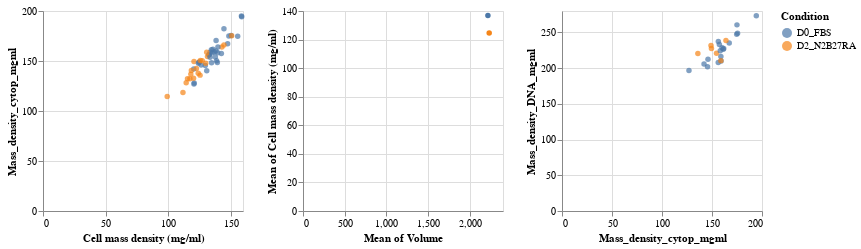

The code cell stored with this chart in its notebook:
### Code cell
SCATTER_MassDensity = alt.Chart(df_all, width = 200, height = 200).mark_circle().encode(
    x = alt.X('Cell mass density (mg/ml)'),
    y = alt.Y('Mass_density_cytop_mgml'),
    color = "Condition"
)

SCATTER_CytopDNA = alt.Chart(df_all, width = 200, height = 200).mark_circle().encode(
    y = alt.Y('Mass_density_DNA_mgml'),
    x = alt.X('Mass_density_cytop_mgml'),
    color = "Condition"
)

SCATTER_MassDensity_CV = alt.Chart(df_all, width = 200, height = 200).mark_circle().encode(
    y = alt.X('mean(Cell mass density (mg/ml))'),
    x = alt.Y('mean(Volume)'),
    color = "Condition"
)

SCATTER_MassDensity | SCATTER_MassDensity_CV | SCATTER_CytopDNA

### Figure 1 — Vega-Lite specification as saved in the notebook (floating-point values rounded to 4 significant figures)
{"config": {"view": {"continuousWidth": 400, "continuousHeight": 300}}, "hconcat": [{"mark": "circle", "encoding": {"color": {"type": "nominal", "field": "Condition"}, "x": {"type": "quantitative", "field": "Cell mass density (mg/ml)"}, "y": {"type": "quantitative", "field": "Mass_density_cytop_mgml"}}, "height": 200, "width": 200}, {"mark": "circle", "encoding": {"color": {"type": "nominal", "field": "Condition"}, "x": {"type": "quantitative", "aggregate": "mean", "field": "Volume"}, "y": {"type": "quantitative", "aggregate": "mean", "field": "Cell mass density (mg/ml)"}}, "height": 200, "width": 200}, {"mark": "circle", "encoding": {"color": {"type": "nominal", "field": "Condition"}, "x": {"type": "quantitative", "field": "Mass_density_cytop_mgml"}, "y": {"type": "quantitative", "field": "Mass_density_DNA_mgml"}}, "height": 200, "width": 200}], "data": {"name": "data-273aaa2bcab712fc44f9fe5de064da6b"}, "$schema": "https://vega.github.io/schema/vega-lite/v4.8.1.json", "datasets": {"data-273aaa2bcab712fc44f9fe5de064da6b": [{"Unnamed: 0": 0, "Cell_ID": "Tomogram_sample001", "RI_average": 13670.0, "Condition": "D0_FBS", "Dataset": 20220714, "Mass_density_cytop_mgml": 158.9, "RI_average_DNA": 13780.0, "Mass_density_DNA_mgml": 216.2, "DNA_cytop_Density_Ratio": 1.361, " _x": 1.0, "Label_x": 65540.0, "Volume": 2202.0, "SurfaceArea": 841.2, "Sphericity": 0.921, " _y": 1.0, "Label_y": "Binary:DUP_Raws", "Value": 1.0, "Average": 13620.0, "StandardDeviation": 87.31, "Minimum": 13340.0, "Maximum": 14310.0, "IntegratedDensity": 8723000000.0, "Channel": 1.0, "Frame": 1.0, "Unnamed: 0.1": null, "Cell mass density (mg/ml)": 133.6, "Dry_mass": 294.2}, {"Unnamed: 0": 1, "Cell_ID": "Tomogram_sample005", "RI_average": 13650.0, "Condition": "D0_FBS", "Dataset": 20220714, "Mass_density_cytop_mgml": 145.5, "RI_average_DNA": 13750.0, "Mass_density_DNA_mgml": 201.8, "DNA_cytop_Density_Ratio": 1.387, " _x": 1.0, "Label_x": 65540.0, "Volume": 2038.0, "SurfaceArea": 787.0, "Sphericity": 0.964, " _y": 1.0, "Label_y": "Binary:DUP_Raws", "Value": 1.0, "Average": 13620.0, "StandardDeviation": 86.65, "Minimum": 13330.0, "Maximum": 14130.0, "IntegratedDensity": 8070000000.0, "Channel": 1.0, "Frame": 1.0, "Unnamed: 0.1": null, "Cell mass density (mg/ml)": 129.8, "Dry_mass": 264.6}, {"Unnamed: 0": 3, "Cell_ID": "Tomogram_sample007", "RI_average": 13670.0, "Condition": "D0_FBS", "Dataset": 20220714, "Mass_density_cytop_mgml": 156.3, "RI_average_DNA": 13820.0, "Mass_density_DNA_mgml": 237.2, "DNA_cytop_Density_Ratio": 1.517, " _x": 1.0, "Label_x": 65540.0, "Volume": 2187.0, "SurfaceArea": 821.6, "Sphericity": 0.976, " _y": 1.0, "Label_y": "Binary:DUP_Raws", "Value": 1.0, "Average": 13620.0, "StandardDeviation": 88.64, "Minimum": 13340.0, "Maximum": 14060.0, "IntegratedDensity": 8665000000.0, "Channel": 1.0, "Frame": 1.0, "Unnamed: 0.1": null, "Cell mass density (mg/ml)": 132.6, "Dry_mass": 290.1}, {"Unnamed: 0": 4, "Cell_ID": "Tomogram_sample008", "RI_average": 13690.0, "Condition": "D0_FBS", "Dataset": 20220714, "Mass_density_cytop_mgml": 167.2, "RI_average_DNA": 13820.0, "Mass_density_DNA_mgml": 235.3, "DNA_cytop_Density_Ratio": 1.407, " _x": 1.0, "Label_x": 65540.0, "Volume": 2042.0, "SurfaceArea": 792.6, "Sphericity": 0.947, " _y": 1.0, "Label_y": "Binary:DUP_Raws", "Value": 1.0, "Average": 13650.0, "StandardDeviation": 104.3, "Minimum": 13360.0, "Maximum": 14610.0, "IntegratedDensity": 8106000000.0, "Channel": 1.0, "Frame": 1.0, "Unnamed: 0.1": null, "Cell mass density (mg/ml)": 147.7, "Dry_mass": 301.6}, {"Unnamed: 0": 5, "Cell_ID": "Tomogram_sample009", "RI_average": 13670.0, "Condition": "D0_FBS", "Dataset": 20220714, "Mass_density_cytop_mgml": 159.1, "RI_average_DNA": 13770.0, "Mass_density_DNA_mgml": 210.0, "DNA_cytop_Density_Ratio": 1.32, " _x": 1.0, "Label_x": 65540.0, "Volume": 2054.0, "SurfaceArea": 810.0, "Sphericity": 0.898, " _y": 1.0, "Label_y": "Binary:DUP_Raws", "Value": 1.0, "Average": 13630.0, "StandardDeviation": 81.57, "Minimum": 13350.0, "Maximum": 14370.0, "IntegratedDensity": 8142000000.0, "Channel": 1.0, "Frame": 1.0, "Unnamed: 0.1": null, "Cell mass density (mg/ml)": 137.0, "Dry_mass": 281.3}, {"Unnamed: 0": 7, "Cell_ID": "Tomogram_sample011", "RI_average": 13670.0, "Condition": "D0_FBS", "Dataset": 20220714, "Mass_density_cytop_mgml": 156.3, "RI_average_DNA": 13770.0, "Mass_density_DNA_mgml": 208.0, "DNA_cytop_Density_Ratio": 1.331, " _x": 1.0, "Label_x": 65540.0, "Volume": 2167.0, "SurfaceArea": 918.0, "Sphericity": 0.687, " _y": 1.0, "Label_y": "Binary:DUP_Raws", "Value": 1.0, "Average": 13620.0, "StandardDeviation": 69.9, "Minimum": 13340.0, "Maximum": 14100.0, "IntegratedDensity": 8586000000.0, "Channel": 1.0, "Frame": 1.0, "Unnamed: 0.1": null, "Cell mass density (mg/ml)": 133.1, "Dry_mass": 288.4}, {"Unnamed: 0": 12, "Cell_ID": "Tomogram_sample016", "RI_average": 13610.0, "Condition": "D0_FBS", "Dataset": 20220714, "Mass_density_cytop_mgml": 127.0, "RI_average_DNA": 13740.0, "Mass_density_DNA_mgml": 196.6, "DNA_cytop_Density_Ratio": 1.549, " _x": 1.0, "Label_x": 65540.0, "Volume": 2210.0, "SurfaceArea": 827.0, "Sphericity": 0.976, " _y": 1.0, "Label_y": "Binary:DUP_Raws", "Value": 1.0, "Average": 13600.0, "StandardDeviation": 73.65, "Minimum": 13330.0, "Maximum": 14340.0, "IntegratedDensity": 8740000000.0, "Channel": 1.0, "Frame": 1.0, "Unnamed: 0.1": null, "Cell mass density (mg/ml)": 120.8, "Dry_mass": 266.9}, {"Unnamed: 0": 16, "Cell_ID": "Tomogram_sample023", "RI_average": 13650.0, "Condition": "D0_FBS", "Dataset": 20220714, "Mass_density_cytop_mgml": 146.0, "RI_average_DNA": 13770.0, "Mass_density_DNA_mgml": 212.5, "DNA_cytop_Density_Ratio": 1.456, " _x": 1.0, "Label_x": 65540.0, "Volume": 2200.0, "SurfaceArea": 848.2, "Sphericity": 0.897, " _y": 1.0, "Label_y": "Binary:DUP_Raws", "Value": 1.0, "Average": 13610.0, "StandardDeviation": 81.28, "Minimum": 13290.0, "Maximum": 14400.0, "IntegratedDensity": 8708000000.0, "Channel": 1.0, "Frame": 1.0, "Unnamed: 0.1": null, "Cell mass density (mg/ml)": 126.5, "Dry_mass": 278.3}, {"Unnamed: 0": 23, "Cell_ID": "Tomogram_sample009", "RI_average": 13680.0, "Condition": "D2_N2B27RA", "Dataset": 20220714, "Mass_density_cytop_mgml": 164.0, "RI_average_DNA": 13820.0, "Mass_density_DNA_mgml": 238.7, "DNA_cytop_Density_Ratio": 1.456, " _x": 1.0, "Label_x": 65540.0, "Volume": 2142.0, "SurfaceArea": 803.9, "Sphericity": 0.999, " _y": 1.0, "Label_y": "Binary:DUP_Raws", "Value": 1.0, "Average": 13640.0, "StandardDeviation": 88.46, "Minimum": 13350.0, "Maximum": 14230.0, "IntegratedDensity": 8499000000.0, "Channel": 1.0, "Frame": 1.0, "Unnamed: 0.1": null, "Cell mass density (mg/ml)": 143.1, "Dry_mass": 306.6}, {"Unnamed: 0": 27, "Cell_ID": "Tomogram_sample013", "RI_average": 13650.0, "Condition": "D2_N2B27RA", "Dataset": 20220714, "Mass_density_cytop_mgml": 149.5, "RI_average_DNA": 13800.0, "Mass_density_DNA_mgml": 227.6, "DNA_cytop_Density_Ratio": 1.523, " _x": 1.0, "Label_x": 65540.0, "Volume": 2461.0, "SurfaceArea": 998.4, "Sphericity": 0.688, " _y": 1.0, "Label_y": "Binary:DUP_Raws", "Value": 1.0, "Average": 13600.0, "StandardDeviation": 83.28, "Minimum": 13340.0, "Maximum": 14030.0, "IntegratedDensity": 9732000000.0, "Channel": 1.0, "Frame": 1.0, "Unnamed: 0.1": null, "Cell mass density (mg/ml)": 120.8, "Dry_mass": 297.3}, {"Unnamed: 0": 28, "Cell_ID": "Tomogram_sample014", "RI_average": 13660.0, "Condition": "D2_N2B27RA", "Dataset": 20220714, "Mass_density_cytop_mgml": 154.5, "RI_average_DNA": 13790.0, "Mass_density_DNA_mgml": 220.9, "DNA_cytop_Density_Ratio": 1.429, " _x": 1.0, "Label_x": 65540.0, "Volume": 2112.0, "SurfaceArea": 826.4, "Sphericity": 0.894, " _y": 1.0, "Label_y": "Binary:DUP_Raws", "Value": 1.0, "Average": 13620.0, "StandardDeviation": 85.06, "Minimum": 13350.0, "Maximum": 14120.0, "IntegratedDensity": 8365000000.0, "Channel": 1.0, "Frame": 1.0, "Unnamed: 0.1": null, "Cell mass density (mg/ml)": 131.6, "Dry_mass": 277.9}, {"Unnamed: 0": 37, "Cell_ID": "Tomogram_sample002", "RI_average": 13670.0, "Condition": "D0_FBS", "Dataset": 20220801, "Mass_density_cytop_mgml": 160.1, "RI_average_DNA": 13800.0, "Mass_density_DNA_mgml": 228.4, "DNA_cytop_Density_Ratio": 1.427, " _x": 1.0, "Label_x": 65540.0, "Volume": 2075.0, "SurfaceArea": 799.4, "Sphericity": 0.953, " _y": 1.0, "Label_y": "Binary:DUP_Raws", "Value": 1.0, "Average": 13630.0, "StandardDeviation": 87.3, "Minimum": 13350.0, "Maximum": 14520.0, "IntegratedDensity": 8227000000.0, "Channel": 1.0, "Frame": 1.0, "Unnamed: 0.1": null, "Cell mass density (mg/ml)": 138.4, "Dry_mass": 287.2}, {"Unnamed: 0": 38, "Cell_ID": "Tomogram_sample003", "RI_average": 13670.0, "Condition": "D0_FBS", "Dataset": 20220801, "Mass_density_cytop_mgml": 158.3, "RI_average_DNA": 13800.0, "Mass_density_DNA_mgml": 224.2, "DNA_cytop_Density_Ratio": 1.417, " _x": 1.0, "Label_x": 65540.0, "Volume": 2077.0, "SurfaceArea": 865.1, "Sphericity": 0.754, " _y": 1.0, "Label_y": "Binary:DUP_Raws", "Value": 1.0, "Average": 13630.0, "StandardDeviation": 84.09, "Minimum": 13290.0, "Maximum": 14660.0, "IntegratedDensity": 8233000000.0, "Channel": 1.0, "Frame": 1.0, "Unnamed: 0.1": null, "Cell mass density (mg/ml)": 135.3, "Dry_mass": 281.1}, {"Unnamed: 0": 43, "Cell_ID": "Tomogram_sample008", "RI_average": 13640.0, "Condition": "D0_FBS", "Dataset": 20220801, "Mass_density_cytop_mgml": 142.0, "RI_average_DNA": 13760.0, "Mass_density_DNA_mgml": 205.8, "DNA_cytop_Density_Ratio": 1.449, " _x": 1.0, "Label_x": 65540.0, "Volume": 2132.0, "SurfaceArea": 985.0, "Sphericity": 0.538, " _y": 1.0, "Label_y": "Binary:DUP_Raws", "Value": 1.0, "Average": 13600.0, "StandardDeviation": 75.36, "Minimum": 13320.0, "Maximum": 14260.0, "IntegratedDensity": 8434000000.0, "Channel": 1.0, "Frame": 1.0, "Unnamed: 0.1": null, "Cell mass density (mg/ml)": 120.6, "Dry_mass": 257.2}, {"Unnamed: 0": 44, "Cell_ID": "Tomogram_sample009", "RI_average": 13700.0, "Condition": "D0_FBS", "Dataset": 20220801, "Mass_density_cytop_mgml": 175.6, "RI_average_DNA": 13840.0, "Mass_density_DNA_mgml": 248.9, "DNA_cytop_Density_Ratio": 1.418, " _x": 1.0, "Label_x": 65540.0, "Volume": 2447.0, "SurfaceArea": 889.7, "Sphericity": 0.961, " _y": 1.0, "Label_y": "Binary:DUP_Raws", "Value": 1.0, "Average": 13660.0, "StandardDeviation": 106.5, "Minimum": 13350.0, "Maximum": 14540.0, "IntegratedDensity": 9717000000.0, "Channel": 1.0, "Frame": 1.0, "Unnamed: 0.1": null, "Cell mass density (mg/ml)": 150.5, "Dry_mass": 368.3}, {"Unnamed: 0": 45, "Cell_ID": "Tomogram_sample010", "RI_average": 13670.0, "Condition": "D0_FBS", "Dataset": 20220801, "Mass_density_cytop_mgml": 157.4, "RI_average_DNA": 13810.0, "Mass_density_DNA_mgml": 233.1, "DNA_cytop_Density_Ratio": 1.481, " _x": 1.0, "Label_x": 65540.0, "Volume": 2215.0, "SurfaceArea": 859.8, "Sphericity": 0.873, " _y": 1.0, "Label_y": "Binary:DUP_Raws", "Value": 1.0, "Average": 13640.0, "StandardDeviation": 82.39, "Minimum": 13350.0, "Maximum": 14200.0, "IntegratedDensity": 8788000000.0, "Channel": 1.0, "Frame": 1.0, "Unnamed: 0.1": null, "Cell mass density (mg/ml)": 142.7, "Dry_mass": 316.1}, {"Unnamed: 0": 47, "Cell_ID": "Tomogram_sample012", "RI_average": 13680.0, "Condition": "D0_FBS", "Dataset": 20220801, "Mass_density_cytop_mgml": 161.3, "RI_average_DNA": 13800.0, "Mass_density_DNA_mgml": 226.5, "DNA_cytop_Density_Ratio": 1.404, " _x": 1.0, "Label_x": 65540.0, "Volume": 2305.0, "SurfaceArea": 949.6, "Sphericity": 0.702, " _y": 1.0, "Label_y": "Binary:DUP_Raws", "Value": 1.0, "Average": 13630.0, "StandardDeviation": 84.18, "Minimum": 13350.0, "Maximum": 14230.0, "IntegratedDensity": 9134000000.0, "Channel": 1.0, "Frame": 1.0, "Unnamed: 0.1": null, "Cell mass density (mg/ml)": 134.7, "Dry_mass": 310.5}, {"Unnamed: 0": 50, "Cell_ID": "Tomogram_sample015", "RI_average": 13700.0, "Condition": "D0_FBS", "Dataset": 20220801, "Mass_density_cytop_mgml": 174.7, "RI_average_DNA": 13840.0, "Mass_density_DNA_mgml": 247.5, "DNA_cytop_Density_Ratio": 1.417, " _x": 1.0, "Label_x": 65540.0, "Volume": 2442.0, "SurfaceArea": 889.0, "Sphericity": 0.96, " _y": 1.0, "Label_y": "Binary:DUP_Raws", "Value": 1.0, "Average": 13670.0, "StandardDeviation": 86.0, "Minimum": 13340.0, "Maximum": 14350.0, "IntegratedDensity": 9706000000.0, "Channel": 1.0, "Frame": 1.0, "Unnamed: 0.1": null, "Cell mass density (mg/ml)": 155.8, "Dry_mass": 380.4}, {"Unnamed: 0": 51, "Cell_ID": "Tomogram_sample017", "RI_average": 13680.0, "Condition": "D0_FBS", "Dataset": 20220801, "Mass_density_cytop_mgml": 164.0, "RI_average_DNA": null, "Mass_density_DNA_mgml": null, "DNA_cytop_Density_Ratio": null, " _x": 1.0, "Label_x": 65540.0, "Volume": 2016.0, "SurfaceArea": 786.4, "Sphericity": 0.945, " _y": 1.0, "Label_y": "Binary:DUP_Raws", "Value": 1.0, "Average": 13640.0, "StandardDeviation": 84.78, "Minimum": 13340.0, "Maximum": 14320.0, "IntegratedDensity": 7993000000.0, "Channel": 1.0, "Frame": 1.0, "Unnamed: 0.1": null, "Cell mass density (mg/ml)": 139.9, "Dry_mass": 282.1}, {"Unnamed: 0": 52, "Cell_ID": "Tomogram_sample018", "RI_average": 13680.0, "Condition": "D0_FBS", "Dataset": 20220801, "Mass_density_cytop_mgml": 161.7, "RI_average_DNA": 13800.0, "Mass_density_DNA_mgml": 227.5, "DNA_cytop_Density_Ratio": 1.407, " _x": 1.0, "Label_x": 65540.0, "Volume": 2431.0, "SurfaceArea": 885.4, "Sphericity": 0.963, " _y": 1.0, "Label_y": "Binary:DUP_Raws", "Value": 1.0, "Average": 13630.0, "StandardDeviation": 83.5, "Minimum": 13340.0, "Maximum": 14130.0, "IntegratedDensity": 9636000000.0, "Channel": 1.0, "Frame": 1.0, "Unnamed: 0.1": null, "Cell mass density (mg/ml)": 136.0, "Dry_mass": 330.6}, {"Unnamed: 0": 54, "Cell_ID": "Tomogram_sample020", "RI_average": 13740.0, "Condition": "D0_FBS", "Dataset": 20220801, "Mass_density_cytop_mgml": 194.3, "RI_average_DNA": 13890.0, "Mass_density_DNA_mgml": 273.5, "DNA_cytop_Density_Ratio": 1.407, " _x": 1.0, "Label_x": 65540.0, "Volume": 2499.0, "SurfaceArea": 921.5, "Sphericity": 0.903, " _y": 1.0, "Label_y": "Binary:DUP_Raws", "Value": 1.0, "Average": 13670.0, "StandardDeviation": 106.9, "Minimum": 13340.0, "Maximum": 14120.0, "IntegratedDensity": 9937000000.0, "Channel": 1.0, "Frame": 1.0, "Unnamed: 0.1": null, "Cell mass density (mg/ml)": 158.9, "Dry_mass": 397.2}, {"Unnamed: 0": 56, "Cell_ID": "Tomogram_sample022", "RI_average": 13700.0, "Condition": "D0_FBS", "Dataset": 20220801, "Mass_density_cytop_mgml": 175.0, "RI_average_DNA": 13870.0, "Mass_density_DNA_mgml": 260.6, "DNA_cytop_Density_Ratio": 1.489, " _x": 1.0, "Label_x": 65540.0, "Volume": 2122.0, "SurfaceArea": 834.0, "Sphericity": 0.878, " _y": 1.0, "Label_y": "Binary:DUP_Raws", "Value": 1.0, "Average": 13650.0, "StandardDeviation": 106.2, "Minimum": 13350.0, "Maximum": 14370.0, "IntegratedDensity": 8426000000.0, "Channel": 1.0, "Frame": 1.0, "Unnamed: 0.1": null, "Cell mass density (mg/ml)": 148.7, "Dry_mass": 315.5}, {"Unnamed: 0": 71, "Cell_ID": "Tomogram_sample014", "RI_average": 13630.0, "Condition": "D2_N2B27RA", "Dataset": 20220801, "Mass_density_cytop_mgml": 135.9, "RI_average_DNA": 13790.0, "Mass_density_DNA_mgml": 220.5, "DNA_cytop_Density_Ratio": 1.623, " _x": 1.0, "Label_x": 65540.0, "Volume": 2222.0, "SurfaceArea": 828.4, "Sphericity": 0.982, " _y": 1.0, "Label_y": "Binary:DUP_Raws", "Value": 1.0, "Average": 13610.0, "StandardDeviation": 83.95, "Minimum": 13340.0, "Maximum": 13890.0, "IntegratedDensity": 8792000000.0, "Channel": 1.0, "Frame": 1.0, "Unnamed: 0.1": null, "Cell mass density (mg/ml)": 125.6, "Dry_mass": 279.1}, {"Unnamed: 0": 75, "Cell_ID": "Tomogram_sample018", "RI_average": 13650.0, "Condition": "D2_N2B27RA", "Dataset": 20220801, "Mass_density_cytop_mgml": 149.0, "RI_average_DNA": 13810.0, "Mass_density_DNA_mgml": 231.8, "DNA_cytop_Density_Ratio": 1.556, " _x": 1.0, "Label_x": 65540.0, "Volume": 2301.0, "SurfaceArea": 869.3, "Sphericity": 0.912, " _y": 1.0, "Label_y": "Binary:DUP_Raws", "Value": 1.0, "Average": 13610.0, "StandardDeviation": 93.44, "Minimum": 13330.0, "Maximum": 14210.0, "IntegratedDensity": 9107000000.0, "Channel": 1.0, "Frame": 1.0, "Unnamed: 0.1": null, "Cell mass density (mg/ml)": 125.1, "Dry_mass": 287.9}, {"Unnamed: 0": 79, "Cell_ID": "Tomogram_sample023", "RI_average": 13670.0, "Condition": "D2_N2B27RA", "Dataset": 20220801, "Mass_density_cytop_mgml": 158.9, "RI_average_DNA": 13770.0, "Mass_density_DNA_mgml": 210.5, "DNA_cytop_Density_Ratio": 1.325, " _x": 1.0, "Label_x": 65540.0, "Volume": 2307.0, "SurfaceArea": 841.0, "Sphericity": 1.012, " _y": 1.0, "Label_y": "Binary:DUP_Raws", "Value": 1.0, "Average": 13620.0, "StandardDeviation": 99.57, "Minimum": 13330.0, "Maximum": 14060.0, "IntegratedDensity": 9136000000.0, "Channel": 1.0, "Frame": 1.0, "Unnamed: 0.1": null, "Cell mass density (mg/ml)": 131.0, "Dry_mass": 302.1}, {"Unnamed: 0": 81, "Cell_ID": "Tomogram_sample001", "RI_average": 13740.0, "Condition": "D0_FBS", "Dataset": 20221121, "Mass_density_cytop_mgml": 194.9, "RI_average_DNA": null, "Mass_density_DNA_mgml": null, "DNA_cytop_Density_Ratio": null, " _x": 1.0, "Label_x": 65540.0, "Volume": 2015.0, "SurfaceArea": 769.4, "Sphericity": 1.008, " _y": 1.0, "Label_y": "Binary:DUP_Raws", "Value": 1.0, "Average": 13670.0, "StandardDeviation": 107.4, "Minimum": 13340.0, "Maximum": 14240.0, "IntegratedDensity": 8011000000.0, "Channel": 1.0, "Frame": 1.0, "Unnamed: 0.1": null, "Cell mass density (mg/ml)": 158.8, "Dry_mass": 319.9}, {"Unnamed: 0": 82, "Cell_ID": "Tomogram_sample002", "RI_average": 13650.0, "Condition": "D0_FBS", "Dataset": 20221121, "Mass_density_cytop_mgml": 148.3, "RI_average_DNA": null, "Mass_density_DNA_mgml": null, "DNA_cytop_Density_Ratio": null, " _x": 1.0, "Label_x": 65540.0, "Volume": 2486.0, "SurfaceArea": 919.7, "Sphericity": 0.898, " _y": 1.0, "Label_y": "Binary:DUP_Raws", "Value": 1.0, "Average": 13630.0, "StandardDeviation": 89.54, "Minimum": 13310.0, "Maximum": 14350.0, "IntegratedDensity": 9850000000.0, "Channel": 1.0, "Frame": 1.0, "Unnamed: 0.1": null, "Cell mass density (mg/ml)": 134.9, "Dry_mass": 335.2}, {"Unnamed: 0": 83, "Cell_ID": "Tomogram_sample003", "RI_average": 13660.0, "Condition": "D0_FBS", "Dataset": 20221121, "Mass_density_cytop_mgml": 154.1, "RI_average_DNA": null, "Mass_density_DNA_mgml": null, "DNA_cytop_Density_Ratio": null, " _x": 1.0, "Label_x": 65540.0, "Volume": 2005.0, "SurfaceArea": 795.6, "Sphericity": 0.903, " _y": 1.0, "Label_y": "Binary:DUP_Raws", "Value": 1.0, "Average": 13630.0, "StandardDeviation": 90.85, "Minimum": 13350.0, "Maximum": 14130.0, "IntegratedDensity": 7948000000.0, "Channel": 1.0, "Frame": 1.0, "Unnamed: 0.1": null, "Cell mass density (mg/ml)": 137.9, "Dry_mass": 276.4}, {"Unnamed: 0": 85, "Cell_ID": "Tomogram_sample007", "RI_average": 13650.0, "Condition": "D0_FBS", "Dataset": 20221121, "Mass_density_cytop_mgml": 148.4, "RI_average_DNA": null, "Mass_density_DNA_mgml": null, "DNA_cytop_Density_Ratio": null, " _x": 1.0, "Label_x": 65540.0, "Volume": 2187.0, "SurfaceArea": 845.0, "Sphericity": 0.897, " _y": 1.0, "Label_y": "Binary:DUP_Raws", "Value": 1.0, "Average": 13630.0, "StandardDeviation": 85.13, "Minimum": 13360.0, "Maximum": 14170.0, "IntegratedDensity": 8673000000.0, "Channel": 1.0, "Frame": 1.0, "Unnamed: 0.1": null, "Cell mass density (mg/ml)": 139.5, "Dry_mass": 305.0}, {"Unnamed: 0": 86, "Cell_ID": "Tomogram_sample008", "RI_average": 13670.0, "Condition": "D0_FBS", "Dataset": 20221121, "Mass_density_cytop_mgml": 158.2, "RI_average_DNA": null, "Mass_density_DNA_mgml": null, "DNA_cytop_Density_Ratio": null, " _x": 1.0, "Label_x": 65540.0, "Volume": 2273.0, "SurfaceArea": 936.3, "Sphericity": 0.712, " _y": 1.0, "Label_y": "Binary:DUP_Raws", "Value": 1.0, "Average": 13640.0, "StandardDeviation": 80.67, "Minimum": 13360.0, "Maximum": 14370.0, "IntegratedDensity": 9013000000.0, "Channel": 1.0, "Frame": 1.0, "Unnamed: 0.1": null, "Cell mass density (mg/ml)": 139.8, "Dry_mass": 317.6}, {"Unnamed: 0": 89, "Cell_ID": "Tomogram_sample010", "RI_average": 13650.0, "Condition": "D0_FBS", "Dataset": 20221121, "Mass_density_cytop_mgml": 148.7, "RI_average_DNA": null, "Mass_density_DNA_mgml": null, "DNA_cytop_Density_Ratio": null, " _x": 1.0, "Label_x": 65540.0, "Volume": 2498.0, "SurfaceArea": 962.2, "Sphericity": 0.792, " _y": 1.0, "Label_y": "Binary:DUP_Raws", "Value": 1.0, "Average": 13610.0, "StandardDeviation": 86.38, "Minimum": 13330.0, "Maximum": 14240.0, "IntegratedDensity": 9886000000.0, "Channel": 1.0, "Frame": 1.0, "Unnamed: 0.1": null, "Cell mass density (mg/ml)": 124.8, "Dry_mass": 311.9}, {"Unnamed: 0": 90, "Cell_ID": "Tomogram_sample011", "RI_average": 13660.0, "Condition": "D0_FBS", "Dataset": 20221121, "Mass_density_cytop_mgml": 150.3, "RI_average_DNA": null, "Mass_density_DNA_mgml": null, "DNA_cytop_Density_Ratio": null, " _x": 1.0, "Label_x": 65540.0, "Volume": 2479.0, "SurfaceArea": 959.9, "Sphericity": 0.786, " _y": 1.0, "Label_y": "Binary:DUP_Raws", "Value": 1.0, "Average": 13630.0, "StandardDeviation": 94.24, "Minimum": 13340.0, "Maximum": 14180.0, "IntegratedDensity": 9829000000.0, "Channel": 1.0, "Frame": 1.0, "Unnamed: 0.1": null, "Cell mass density (mg/ml)": 138.9, "Dry_mass": 344.2}, {"Unnamed: 0": 91, "Cell_ID": "Tomogram_sample012", "RI_average": 13640.0, "Condition": "D0_FBS", "Dataset": 20221121, "Mass_density_cytop_mgml": 140.3, "RI_average_DNA": null, "Mass_density_DNA_mgml": null, "DNA_cytop_Density_Ratio": null, " _x": 1.0, "Label_x": 65540.0, "Volume": 2038.0, "SurfaceArea": 790.9, "Sphericity": 0.95, " _y": 1.0, "Label_y": "Binary:DUP_Raws", "Value": 1.0, "Average": 13620.0, "StandardDeviation": 88.93, "Minimum": 13320.0, "Maximum": 14520.0, "IntegratedDensity": 8073000000.0, "Channel": 1.0, "Frame": 1.0, "Unnamed: 0.1": null, "Cell mass density (mg/ml)": 131.0, "Dry_mass": 267.0}, {"Unnamed: 0": 92, "Cell_ID": "Tomogram_sample013", "RI_average": 13660.0, "Condition": "D0_FBS", "Dataset": 20221121, "Mass_density_cytop_mgml": 153.8, "RI_average_DNA": null, "Mass_density_DNA_mgml": null, "DNA_cytop_Density_Ratio": null, " _x": 1.0, "Label_x": 65540.0, "Volume": 2296.0, "SurfaceArea": 898.1, "Sphericity": 0.823, " _y": 1.0, "Label_y": "Binary:DUP_Raws", "Value": 1.0, "Average": 13620.0, "StandardDeviation": 88.89, "Minimum": 13340.0, "Maximum": 14340.0, "IntegratedDensity": 9097000000.0, "Channel": 1.0, "Frame": 1.0, "Unnamed: 0.1": null, "Cell mass density (mg/ml)": 133.7, "Dry_mass": 307.0}, {"Unnamed: 0": 94, "Cell_ID": "Tomogram_sample017", "RI_average": 13720.0, "Condition": "D0_FBS", "Dataset": 20221121, "Mass_density_cytop_mgml": 182.3, "RI_average_DNA": null, "Mass_density_DNA_mgml": null, "DNA_cytop_Density_Ratio": null, " _x": 1.0, "Label_x": 65540.0, "Volume": 2364.0, "SurfaceArea": 909.0, "Sphericity": 0.841, " _y": 1.0, "Label_y": "Binary:DUP_Raws", "Value": 1.0, "Average": 13650.0, "StandardDeviation": 105.4, "Minimum": 13330.0, "Maximum": 14330.0, "IntegratedDensity": 9380000000.0, "Channel": 1.0, "Frame": 1.0, "Unnamed: 0.1": null, "Cell mass density (mg/ml)": 144.8, "Dry_mass": 342.2}, {"Unnamed: 0": 95, "Cell_ID": "Tomogram_sample018", "RI_average": 13650.0, "Condition": "D0_FBS", "Dataset": 20221121, "Mass_density_cytop_mgml": 147.8, "RI_average_DNA": null, "Mass_density_DNA_mgml": null, "DNA_cytop_Density_Ratio": null, " _x": 1.0, "Label_x": 65540.0, "Volume": 2241.0, "SurfaceArea": 902.5, "Sphericity": 0.772, " _y": 1.0, "Label_y": "Binary:DUP_Raws", "Value": 1.0, "Average": 13610.0, "StandardDeviation": 87.84, "Minimum": 13340.0, "Maximum": 13940.0, "IntegratedDensity": 8866000000.0, "Channel": 1.0, "Frame": 1.0, "Unnamed: 0.1": null, "Cell mass density (mg/ml)": 124.3, "Dry_mass": 278.6}, {"Unnamed: 0": 96, "Cell_ID": "Tomogram_sample019", "RI_average": 13690.0, "Condition": "D0_FBS", "Dataset": 20221121, "Mass_density_cytop_mgml": 170.6, "RI_average_DNA": null, "Mass_density_DNA_mgml": null, "DNA_cytop_Density_Ratio": null, " _x": 1.0, "Label_x": 65540.0, "Volume": 2396.0, "SurfaceArea": 876.5, "Sphericity": 0.964, " _y": 1.0, "Label_y": "Binary:DUP_Raws", "Value": 1.0, "Average": 13630.0, "StandardDeviation": 106.7, "Minimum": 13320.0, "Maximum": 14400.0, "IntegratedDensity": 9502000000.0, "Channel": 1.0, "Frame": 1.0, "Unnamed: 0.1": null, "Cell mass density (mg/ml)": 138.5, "Dry_mass": 331.9}, {"Unnamed: 0": 97, "Cell_ID": "Tomogram_sample020", "RI_average": 13610.0, "Condition": "D0_FBS", "Dataset": 20221121, "Mass_density_cytop_mgml": 128.1, "RI_average_DNA": null, "Mass_density_DNA_mgml": null, "DNA_cytop_Density_Ratio": null, " _x": 1.0, "Label_x": 65540.0, "Volume": 2071.0, "SurfaceArea": 798.9, "Sphericity": 0.951, " _y": 1.0, "Label_y": "Binary:DUP_Raws", "Value": 1.0, "Average": 13600.0, "StandardDeviation": 77.27, "Minimum": 13360.0, "Maximum": 14340.0, "IntegratedDensity": 8191000000.0, "Channel": 1.0, "Frame": 1.0, "Unnamed: 0.1": null, "Cell mass density (mg/ml)": 120.9, "Dry_mass": 250.5}, {"Unnamed: 0": 101, "Cell_ID": "Tomogram_sample003", "RI_average": 13630.0, "Condition": "D2_N2B27RA", "Dataset": 20221121, "Mass_density_cytop_mgml": 137.7, "RI_average_DNA": null, "Mass_density_DNA_mgml": null, "DNA_cytop_Density_Ratio": null, " _x": 1.0, "Label_x": 65540.0, "Volume": 2297.0, "SurfaceArea": 848.3, "Sphericity": 0.978, " _y": 1.0, "Label_y": "Binary:DUP_Raws", "Value": 1.0, "Average": 13610.0, "StandardDeviation": 83.21, "Minimum": 13350.0, "Maximum": 14000.0, "IntegratedDensity": 9090000000.0, "Channel": 1.0, "Frame": 1.0, "Unnamed: 0.1": null, "Cell mass density (mg/ml)": 124.2, "Dry_mass": 285.3}, {"Unnamed: 0": 103, "Cell_ID": "Tomogram_sample005", "RI_average": 13620.0, "Condition": "D2_N2B27RA", "Dataset": 20221121, "Mass_density_cytop_mgml": 132.2, "RI_average_DNA": null, "Mass_density_DNA_mgml": null, "DNA_cytop_Density_Ratio": null, " _x": 1.0, "Label_x": 65540.0, "Volume": 2239.0, "SurfaceArea": 831.5, "Sphericity": 0.986, " _y": 1.0, "Label_y": "Binary:DUP_Raws", "Value": 1.0, "Average": 13590.0, "StandardDeviation": 92.04, "Minimum": 13340.0, "Maximum": 13930.0, "IntegratedDensity": 8848000000.0, "Channel": 1.0, "Frame": 1.0, "Unnamed: 0.1": null, "Cell mass density (mg/ml)": 115.6, "Dry_mass": 258.8}, {"Unnamed: 0": 104, "Cell_ID": "Tomogram_sample006", "RI_average": 13610.0, "Condition": "D2_N2B27RA", "Dataset": 20221121, "Mass_density_cytop_mgml": 128.3, "RI_average_DNA": null, "Mass_density_DNA_mgml": null, "DNA_cytop_Density_Ratio": null, " _x": 1.0, "Label_x": 65540.0, "Volume": 2374.0, "SurfaceArea": 937.4, "Sphericity": 0.774, " _y": 1.0, "Label_y": "Binary:DUP_Raws", "Value": 1.0, "Average": 13590.0, "StandardDeviation": 75.01, "Minimum": 13340.0, "Maximum": 13910.0, "IntegratedDensity": 9383000000.0, "Channel": 1.0, "Frame": 1.0, "Unnamed: 0.1": null, "Cell mass density (mg/ml)": 114.5, "Dry_mass": 272.0}, {"Unnamed: 0": 106, "Cell_ID": "Tomogram_sample008", "RI_average": 13640.0, "Condition": "D2_N2B27RA", "Dataset": 20221121, "Mass_density_cytop_mgml": 142.6, "RI_average_DNA": null, "Mass_density_DNA_mgml": null, "DNA_cytop_Density_Ratio": null, " _x": 1.0, "Label_x": 65540.0, "Volume": 2147.0, "SurfaceArea": 860.4, "Sphericity": 0.818, " _y": 1.0, "Label_y": "Binary:DUP_Raws", "Value": 1.0, "Average": 13600.0, "StandardDeviation": 81.9, "Minimum": 13360.0, "Maximum": 13930.0, "IntegratedDensity": 8493000000.0, "Channel": 1.0, "Frame": 1.0, "Unnamed: 0.1": null, "Cell mass density (mg/ml)": 122.7, "Dry_mass": 263.5}, {"Unnamed: 0": 109, "Cell_ID": "Tomogram_sample011", "RI_average": 13690.0, "Condition": "D2_N2B27RA", "Dataset": 20221121, "Mass_density_cytop_mgml": 166.1, "RI_average_DNA": null, "Mass_density_DNA_mgml": null, "DNA_cytop_Density_Ratio": null, " _x": 1.0, "Label_x": 65540.0, "Volume": 2105.0, "SurfaceArea": 799.7, "Sphericity": 0.98, " _y": 1.0, "Label_y": "Binary:DUP_Raws", "Value": 1.0, "Average": 13650.0, "StandardDeviation": 91.57, "Minimum": 13350.0, "Maximum": 13990.0, "IntegratedDensity": 8354000000.0, "Channel": 1.0, "Frame": 1.0, "Unnamed: 0.1": null, "Cell mass density (mg/ml)": 144.8, "Dry_mass": 304.7}, {"Unnamed: 0": 111, "Cell_ID": "Tomogram_sample014", "RI_average": 13650.0, "Condition": "D2_N2B27RA", "Dataset": 20221121, "Mass_density_cytop_mgml": 147.8, "RI_average_DNA": null, "Mass_density_DNA_mgml": null, "DNA_cytop_Density_Ratio": null, " _x": 1.0, "Label_x": 65540.0, "Volume": 2495.0, "SurfaceArea": 900.1, "Sphericity": 0.966, " _y": 1.0, "Label_y": "Binary:DUP_Raws", "Value": 1.0, "Average": 13620.0, "StandardDeviation": 83.58, "Minimum": 13350.0, "Maximum": 13920.0, "IntegratedDensity": 9882000000.0, "Channel": 1.0, "Frame": 1.0, "Unnamed: 0.1": null, "Cell mass density (mg/ml)": 130.2, "Dry_mass": 324.8}, {"Unnamed: 0": 112, "Cell_ID": "Tomogram_sample015", "RI_average": 13660.0, "Condition": "D2_N2B27RA", "Dataset": 20221121, "Mass_density_cytop_mgml": 150.4, "RI_average_DNA": null, "Mass_density_DNA_mgml": null, "DNA_cytop_Density_Ratio": null, " _x": 1.0, "Label_x": 65540.0, "Volume": 2396.0, "SurfaceArea": 872.6, "Sphericity": 0.977, " _y": 1.0, "Label_y": "Binary:DUP_Raws", "Value": 1.0, "Average": 13610.0, "StandardDeviation": 94.19, "Minimum": 13350.0, "Maximum": 14470.0, "IntegratedDensity": 9485000000.0, "Channel": 1.0, "Frame": 1.0, "Unnamed: 0.1": null, "Cell mass density (mg/ml)": 127.4, "Dry_mass": 305.3}, {"Unnamed: 0": 113, "Cell_ID": "Tomogram_sample016", "RI_average": 13660.0, "Condition": "D2_N2B27RA", "Dataset": 20221121, "Mass_density_cytop_mgml": 150.4, "RI_average_DNA": null, "Mass_density_DNA_mgml": null, "DNA_cytop_Density_Ratio": null, " _x": 1.0, "Label_x": 65540.0, "Volume": 2088.0, "SurfaceArea": 798.2, "Sphericity": 0.97, " _y": 1.0, "Label_y": "Binary:DUP_Raws", "Value": 1.0, "Average": 13610.0, "StandardDeviation": 84.86, "Minimum": 13360.0, "Maximum": 14160.0, "IntegratedDensity": 8264000000.0, "Channel": 1.0, "Frame": 1.0, "Unnamed: 0.1": null, "Cell mass density (mg/ml)": 125.9, "Dry_mass": 262.8}, {"Unnamed: 0": 115, "Cell_ID": "Tomogram_sample018", "RI_average": 13630.0, "Condition": "D2_N2B27RA", "Dataset": 20221121, "Mass_density_cytop_mgml": 136.9, "RI_average_DNA": null, "Mass_density_DNA_mgml": null, "DNA_cytop_Density_Ratio": null, " _x": 1.0, "Label_x": 65540.0, "Volume": 2107.0, "SurfaceArea": 797.1, "Sphericity": 0.992, " _y": 1.0, "Label_y": "Binary:DUP_Raws", "Value": 1.0, "Average": 13590.0, "StandardDeviation": 80.27, "Minimum": 13360.0, "Maximum": 14100.0, "IntegratedDensity": 8331000000.0, "Channel": 1.0, "Frame": 1.0, "Unnamed: 0.1": null, "Cell mass density (mg/ml)": 118.2, "Dry_mass": 249.2}, {"Unnamed: 0": 117, "Cell_ID": "Tomogram_sample020", "RI_average": 13600.0, "Condition": "D2_N2B27RA", "Dataset": 20221121, "Mass_density_cytop_mgml": 118.5, "RI_average_DNA": null, "Mass_density_DNA_mgml": null, "DNA_cytop_Density_Ratio": null, " _x": 1.0, "Label_x": 65540.0, "Volume": 2214.0, "SurfaceArea": 828.3, "Sphericity": 0.976, " _y": 1.0, "Label_y": "Binary:DUP_Raws", "Value": 1.0, "Average": 13580.0, "StandardDeviation": 76.34, "Minimum": 13360.0, "Maximum": 13830.0, "IntegratedDensity": 8746000000.0, "Channel": 1.0, "Frame": 1.0, "Unnamed: 0.1": null, "Cell mass density (mg/ml)": 112.0, "Dry_mass": 247.9}, {"Unnamed: 0": 118, "Cell_ID": "Tomogram_sample021", "RI_average": 13700.0, "Condition": "D2_N2B27RA", "Dataset": 20221121, "Mass_density_cytop_mgml": 175.3, "RI_average_DNA": null, "Mass_density_DNA_mgml": null, "DNA_cytop_Density_Ratio": null, " _x": 1.0, "Label_x": 65540.0, "Volume": 2159.0, "SurfaceArea": 812.2, "Sphericity": 0.984, " _y": 1.0, "Label_y": "Binary:DUP_Raws", "Value": 1.0, "Average": 13660.0, "StandardDeviation": 101.6, "Minimum": 13360.0, "Maximum": 13950.0, "IntegratedDensity": 8577000000.0, "Channel": 1.0, "Frame": 1.0, "Unnamed: 0.1": null, "Cell mass density (mg/ml)": 151.0, "Dry_mass": 326.0}, {"Unnamed: 0": 120, "Cell_ID": "Tomogram_sample023", "RI_average": 13620.0, "Condition": "D2_N2B27RA", "Dataset": 20221121, "Mass_density_cytop_mgml": 132.8, "RI_average_DNA": null, "Mass_density_DNA_mgml": null, "DNA_cytop_Density_Ratio": null, " _x": 1.0, "Label_x": 65540.0, "Volume": 2356.0, "SurfaceArea": 866.8, "Sphericity": 0.964, " _y": 1.0, "Label_y": "Binary:DUP_Raws", "Value": 1.0, "Average": 13600.0, "StandardDeviation": 85.72, "Minimum": 13360.0, "Maximum": 14060.0, "IntegratedDensity": 9318000000.0, "Channel": 1.0, "Frame": 1.0, "Unnamed: 0.1": null, "Cell mass density (mg/ml)": 120.5, "Dry_mass": 283.8}, {"Unnamed: 0": 121, "Cell_ID": "Tomogram_sample024", "RI_average": 13590.0, "Condition": "D2_N2B27RA", "Dataset": 20221121, "Mass_density_cytop_mgml": 114.4, "RI_average_DNA": null, "Mass_density_DNA_mgml": null, "DNA_cytop_Density_Ratio": null, " _x": 1.0, "Label_x": 65540.0, "Volume": 2062.0, "SurfaceArea": 796.8, "Sphericity": 0.951, " _y": 1.0, "Label_y": "Binary:DUP_Raws", "Value": 1.0, "Average": 13560.0, "StandardDeviation": 85.74, "Minimum": 13360.0, "Maximum": 14040.0, "IntegratedDensity": 8131000000.0, "Channel": 1.0, "Frame": 1.0, "Unnamed: 0.1": null, "Cell mass density (mg/ml)": 99.37, "Dry_mass": 204.9}, {"Unnamed: 0": 125, "Cell_ID": "Tomogram_sample028", "RI_average": 13620.0, "Condition": "D2_N2B27RA", "Dataset": 20221121, "Mass_density_cytop_mgml": 132.3, "RI_average_DNA": null, "Mass_density_DNA_mgml": null, "DNA_cytop_Density_Ratio": null, " _x": 1.0, "Label_x": 65540.0, "Volume": 2179.0, "SurfaceArea": 820.5, "Sphericity": 0.972, " _y": 1.0, "Label_y": "Binary:DUP_Raws", "Value": 1.0, "Average": 13590.0, "StandardDeviation": 77.49, "Minimum": 13370.0, "Maximum": 13890.0, "IntegratedDensity": 8615000000.0, "Channel": 1.0, "Frame": 1.0, "Unnamed: 0.1": null, "Cell mass density (mg/ml)": 117.5, "Dry_mass": 256.1}, {"Unnamed: 0": 126, "Cell_ID": "Tomogram_sample029", "RI_average": 13640.0, "Condition": "D2_N2B27RA", "Dataset": 20221121, "Mass_density_cytop_mgml": 140.6, "RI_average_DNA": null, "Mass_density_DNA_mgml": null, "DNA_cytop_Density_Ratio": null, " _x": 1.0, "Label_x": 65540.0, "Volume": 2024.0, "SurfaceArea": 773.3, "Sphericity": 1.002, " _y": 1.0, "Label_y": "Binary:DUP_Raws", "Value": 1.0, "Average": 13600.0, "StandardDeviation": 85.65, "Minimum": 13360.0, "Maximum": 13990.0, "IntegratedDensity": 8004000000.0, "Channel": 1.0, "Frame": 1.0, "Unnamed: 0.1": null, "Cell mass density (mg/ml)": 118.7, "Dry_mass": 240.3}, {"Unnamed: 0": 129, "Cell_ID": "Tomogram_sample004", "RI_average": null, "Condition": "D2_N2B27RA", "Dataset": 20220801, "Mass_density_cytop_mgml": null, "RI_average_DNA": 13790.0, "Mass_density_DNA_mgml": 221.0, "DNA_cytop_Density_Ratio": null, " _x": 1.0, "Label_x": 65540.0, "Volume": 2365.0, "SurfaceArea": 857.5, "Sphericity": 1.003, " _y": 1.0, "Label_y": "Binary:DUP_Raws", "Value": 1.0, "Average": 13600.0, "StandardDeviation": 88.89, "Minimum": 13340.0, "Maximum": 13920.0, "IntegratedDensity": 9355000000.0, "Channel": 1.0, "Frame": 1.0, "Unnamed: 0.1": null, "Cell mass density (mg/ml)": 121.6, "Dry_mass": 287.6}, {"Unnamed: 0": 130, "Cell_ID": "Tomogram_sample022", "RI_average": null, "Condition": "D0_FBS", "Dataset": 20221121, "Mass_density_cytop_mgml": null, "RI_average_DNA": null, "Mass_density_DNA_mgml": null, "DNA_cytop_Density_Ratio": null, " _x": 1.0, "Label_x": 65540.0, "Volume": 2013.0, "SurfaceArea": 838.5, "Sphericity": 0.777, " _y": 1.0, "Label_y": "Binary:DUP_Raws", "Value": 1.0, "Average": 13610.0, "StandardDeviation": 90.99, "Minimum": 13350.0, "Maximum": 14450.0, "IntegratedDensity": 7966000000.0, "Channel": 1.0, "Frame": 1.0, "Unnamed: 0.1": null, "Cell mass density (mg/ml)": 125.3, "Dry_mass": 252.2}]}}
